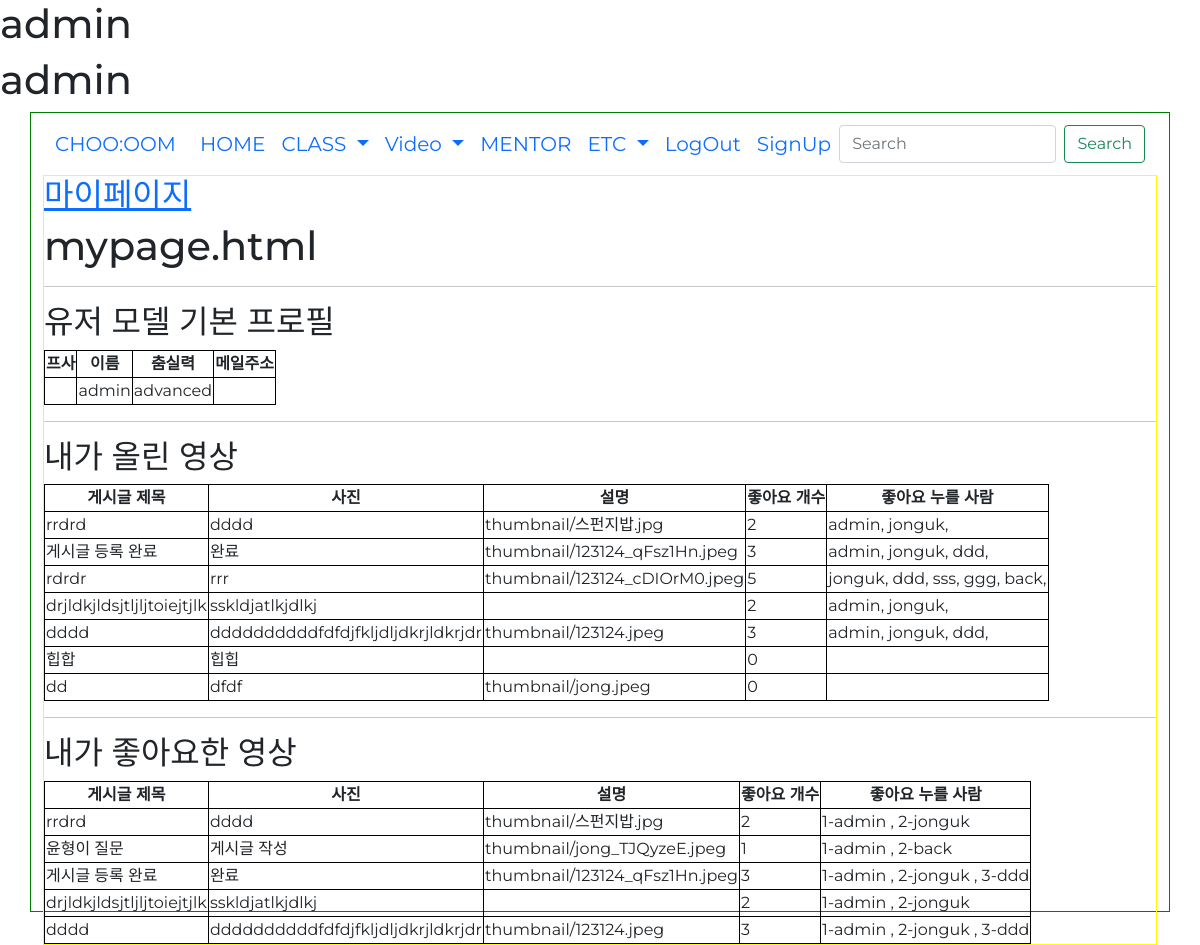
The app's page /mypage/1 (signed in), older data.
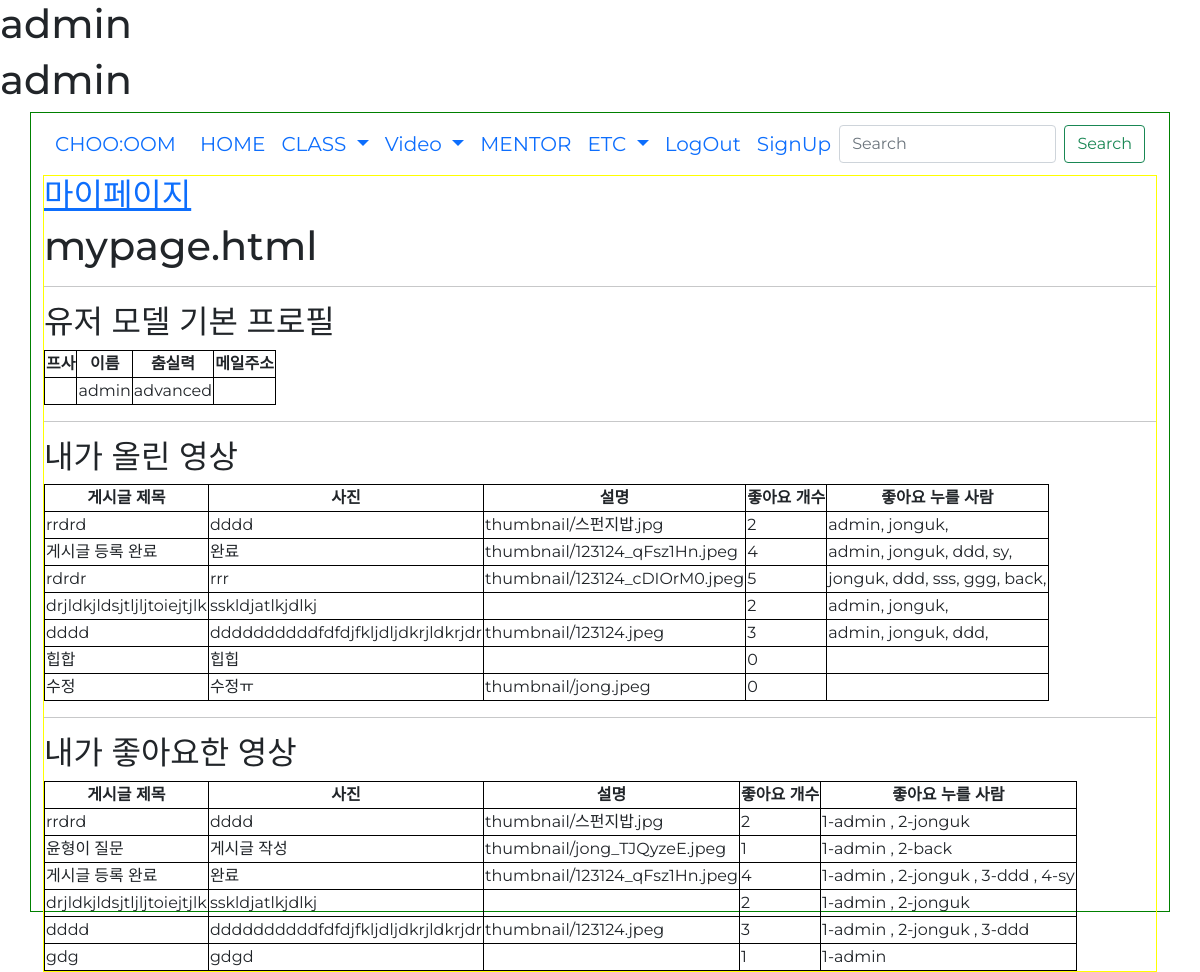
The same page, newer data.
### accounts/models.py (models this page shows)
class userProfile(AbstractUser):
    nickname = models.CharField(max_length=50, null=True, blank=True) # 실제 이름
    danceSkill = models.CharField(max_length=10 ,null=True, blank=True) # 상 중 하
    phoneNum = models.IntegerField(null=True, blank=True) # 핸드폰 번호
    gender = models.CharField(max_length=10 ,null=True, blank=True) # 성별
    createdAt = models.DateTimeField(auto_now_add=True) # 생성 일자
    birth = models.DateField(null=True, blank=True) # 생년월일
    profilephoto = models.ImageField(blank=True, null=True, upload_to='profilephoto') # 프사
    def __str__(self):
        return self.username

### danceapp/models.py (models this page shows, shortened)
class Post(models.Model):
    userId = models.ForeignKey(userProfile, on_delete=models.CASCADE) # 회원ID # User 모델의 pk를 가져옴
    title = models.CharField(max_length=200) # 제목
    body = models.TextField() # 게시물 설명
    uploadDate = models.DateTimeField(auto_now_add=True) # 처음 업로드 시간
    updateDate = models.DateTimeField(auto_now=True) # 수정 시간
    photo = models.ImageField(blank=True, null=True, upload_to='thumbnail') # 썸네일 # upload_to : static/blog_photo 로 저장해줘
    video = models.FileField(blank=True, null=True, upload_to='video') # 배포시에는 models.FilePathField()사용
    genreName = models.ForeignKey(Genre, null=True, on_delete=models.CASCADE) # 장르
    likes_user = models.ManyToManyField(userProfile, related_name='likes', blank=True) # 좋아요 누른 사람
    likes_count = models.PositiveIntegerField(default=0) # 좋아요 개수

### danceapp/views.py (the view)
# urls.py: path('mypage/<int:user_id>', views.mypage, name='mypage')
def mypage(request, user_id):
    if request.user.is_authenticated:
        myposts = Post.objects.filter(userId=user_id).order_by('-uploadDate')
        myprofile = userProfile.objects.filter(id=user_id)
        mylikedvideo = Post.objects.filter(likes_user=user_id).order_by('-uploadDate')
        context = {
            'posts':myposts,
            'myprofile':myprofile,
            'mylikedvideo':mylikedvideo,
        }
        return render(request, 'mypage.html', context)

### danceapp/templates/mypage.html (shortened to what this page needs)
{% extends 'base.html' %}
{% block content %}
{% load static %}
<h1>mypage.html</h1>
<hr>
<h2>유저 모델 기본 프로필</h2>
<table>
    <tr>
        <th>프사</th>
        <th>이름</th>
        <th>춤실력</th>
        <th>메일주소</th>
    </tr>
    {% for my in myprofile %}
    <tr>
        <td>{{ my.profilephoto }}</td>
        <td>{{ my.nickname }}</td>
        <td>{{ my.danceSkill }}</td>
        <td>{{ my.email }}</td>
    </tr>
    {% endfor %}
</table>
<hr>
<h2>내가 올린 영상</h2>
<table>
    <tr>
        <th>게시글 제목</th>
        <th>사진</th>
        <th>설명</th>
        <th>좋아요 개수</th>
        <th>좋아요 누를 사람</th>
    </tr>
    {% for post in posts %}
    <tr>
        <td>{{ post.title }}</td>
        <td>{{ post.body }}</td>
        <td>{{ post.photo }}</td>
        <td>{{ post.likes_count }}</td>
        <td>
            {% for i in post.likes_user.all %}
            {{ i.username }},
            {% endfor %}
        </td>
    </tr>
    {% endfor %}
</table>
<hr>
<h2>내가 좋아요한 영상</h2>
<table>
    <tr>
        <th>게시글 제목</th>
        <th>사진</th>
        <th>설명</th>
        <th>좋아요 개수</th>
        <th>좋아요 누를 사람</th>
    </tr>
    {% for likedvideo in mylikedvideo %}
    <tr>
        <td>{{ likedvideo.title }}</td>
        <td>{{ likedvideo.body }}</td>
        <td>{{ likedvideo.photo }}</td>
        <td>{{ likedvideo.likes_count }}</td>
        <td>
            {% for i in likedvideo.likes_user.all %}
            {{ forloop.counter }}-{{ i.username }}
            {% if not forloop.last %},{% endif %}
            {% endfor %}
        </td>
    </tr>
    {% endfor %}
</table>
{% endblock %}

### danceapp/templates/base.html (shortened to what this page needs)
{% load static %}
<!DOCTYPE html>
<html lang="en">
<head>
    <link rel="stylesheet" href="{% static 'css/index.css' %}">
    <link href="https://cdn.jsdelivr.net/npm/bootstrap@5.1.3/dist/css/bootstrap.min.css" rel="stylesheet"
>
</head>
<body id="body">
    <h1>{{request.user}}</h1>
    <h1>{{request.user.nickname}}</h1>
    <div class="container" id="main-container">
        <nav class="navbar navbar-expand-lg " id="nav-bar">
            <div class="container-fluid">
                <a class="navbar-brand" href="{% url 'index' %}">CHOO:OOM</a>
                <div class="collapse navbar-collapse" id="navbarSupportedContent">
                    <ul class="navbar-nav me-auto mb-2 mb-lg-0">
                        <li class="nav-item">
                            <a class="nav-link active" aria-current="page" href="{% url 'index' %}">HOME</a>
                        </li>
                        <li class="nav-item dropdown">
                            <a class="nav-link dropdown-toggle" href="#" id="navbarDropdown" role="button"
                                data-bs-toggle="dropdown" aria-expanded="false">
                                CLASS
                            </a>
                        </li>
                        <li class="nav-item dropdown">
                            <a class="nav-link dropdown-toggle" href="#" id="navbarDropdown" role="button"
                                data-bs-toggle="dropdown" aria-expanded="false">
                                Video
                            </a>
                        </li>
                        <li class="nav-item">
                            <a class="nav-link" href="#">MENTOR</a>
                        </li>
                        <li class="nav-item dropdown">
                            <a class="nav-link dropdown-toggle" href="#" id="navbarDropdown" role="button"
                                data-bs-toggle="dropdown" aria-expanded="false">
                                ETC
                            </a>
                        </li>
                        <li class="nav-item">
                            {% if request.user.is_authenticated %}
                            <a class="nav-link" href="{% url 'logout' %}">LogOut</a>
                            {% else %}
                            <a class="nav-link" href="{% url 'login' %}">Login</a>
                            {% endif %}
                        </li>
                        <li class="nav-item">
                            <a class="nav-link" href="{% url 'signup' %}">SignUp</a>
                        </li>
                    </ul>
                    <form class="d-flex">
                        <input class="form-control me-2" type="search" placeholder="Search" aria-label="Search">
                        <button class="btn btn-outline-success" type="submit">Search</button>
                    </form>
                </div>
            </div>
        </nav>
        <div class="container-fulid" id="main-body-container">
            {% if request.user.is_authenticated %}
            <h2><a href="{% url 'mypage' request.user.id %}">마이페이지</a></h2>
            {% endif %}
            {% block content %}
            {% endblock %}
        </div>
    </div>
</body>
</html>

Row changes from the older to the newer data that the page shows:
changed Post "게시글 등록 완료": likes_count "3" → "4"
shown differently, row unchanged: userProfile "ddd": now shows ","
added userProfile: username "sy", shown under Post "게시글 등록 완료"
changed Post "thumbnail/jong.jpeg": title "dd" → "수정"; body "dfdf" → "수정ㅠ"
now on this page (row edited): Post: title "gdg", body "gdgd", likes_count "1", userProfile (username "admin"), shown under "내가 좋아요한 영상"
